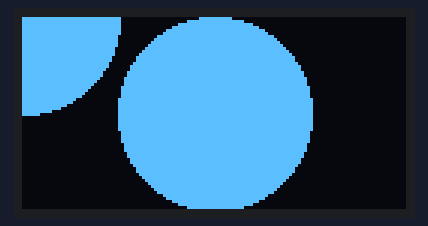
Bench run of a sketch on a simulated Arduino Uno, built with avr-gcc and run on an emulated ATmega328P. Parts: 128×64 one-colour display.

Above: at 0.1 s.

The sketch:

circle_fuction.ino
```cpp
#include <SPI.h>
#include <Wire.h>
#include <Adafruit_GFX.h>
#include <Adafruit_SSD1306.h>

#define SCREEN_WIDTH 128 // OLED display width, in pixels
#define SCREEN_HEIGHT 64 // OLED display height, in pixels

// Declaration for an SSD1306 display connected to I2C (SDA, SCL pins)
#define OLED_RESET     4 // Reset pin # (or -1 if sharing Arduino reset pin)
Adafruit_SSD1306 display(SCREEN_WIDTH, SCREEN_HEIGHT, &Wire, OLED_RESET);

#define NUMFLAKES     10 // Number of snowflakes in the animation example


void setup() {
  Serial.begin(9600);

  // SSD1306_SWITCHCAPVCC = generate display voltage from 3.3V internally
  if(!display.begin(SSD1306_SWITCHCAPVCC, 0x3C)) { // Address 0x3C for 128x64
    while(1){
        Serial.println(F("SSD1306 allocation failed"));
        delay(500);
      }
  }
}

void loop() {

  display.clearDisplay();
  /*
  for(int16_t i=max(display.width(),display.height())/2; i>0; i-=3) {
    display.fillCircle(display.width() / 2, display.height() / 2, i, WHITE);
    display.display(); // Update screen with each newly-drawn circle
    delay(1);
  }*/
//  画圆:display.fillCircle();输出到屏幕:display()
  display.fillCircle(display.width() / 2, display.height() / 2, 32, WHITE);
  display.fillCircle(0,0,32, WHITE);
  display.display(); // Update screen with each newly-drawn circle
}
```
